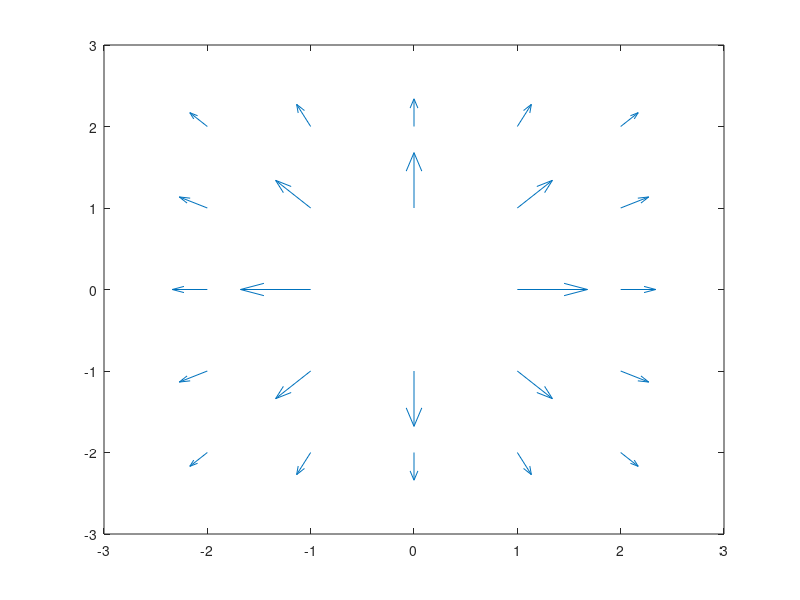

Source code (MATLAB):
[x, y] = meshgrid(-2:1:2, -2:1:2);
u = x / 4 / pi ./ (x.*x + y.*y);
u(3, 3) = 0;
v = y / 4 / pi ./ (x.*x + y.*y);
v(3, 3) = 0;
quiver(x, y, u, v, 0.6);
